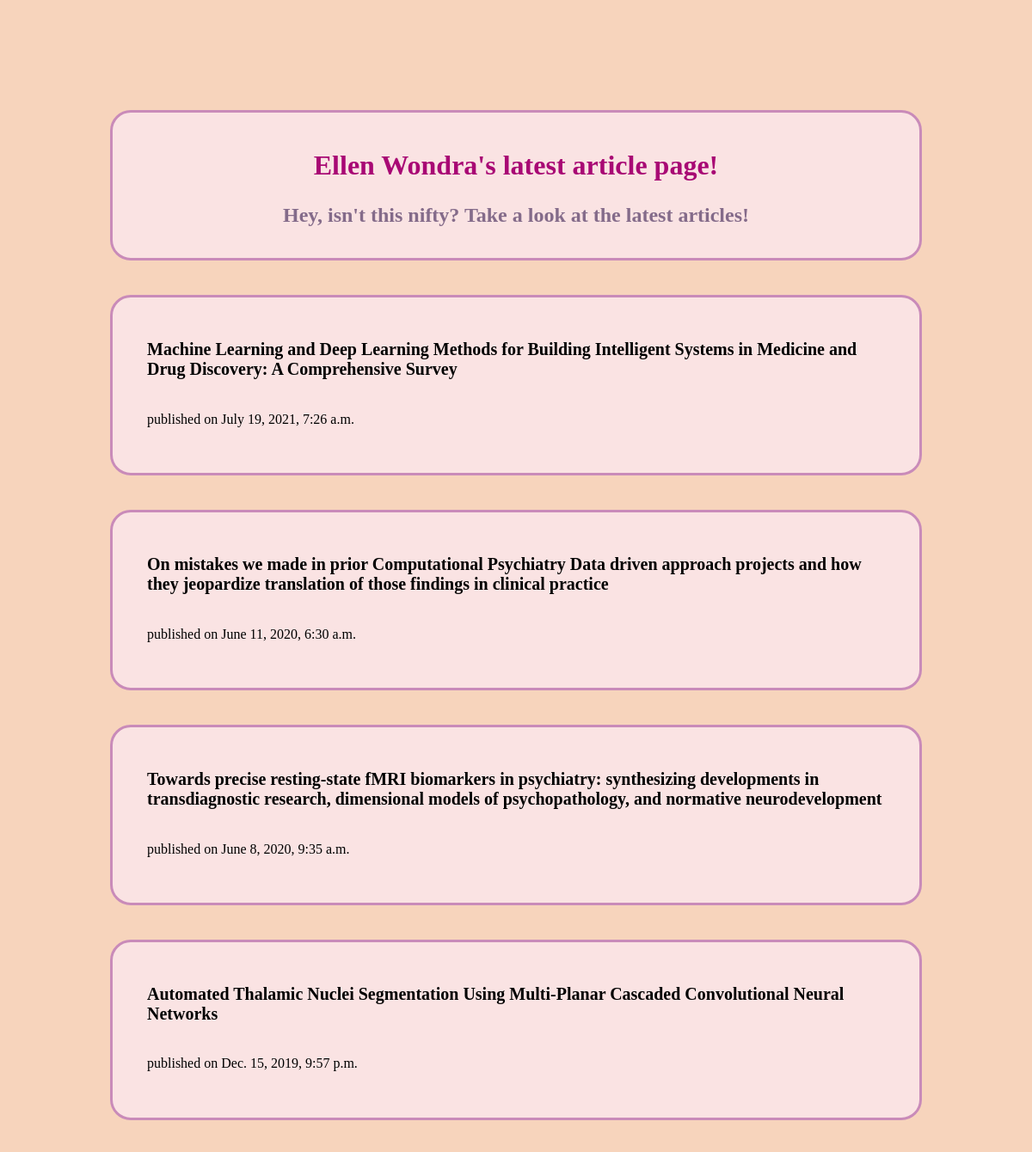
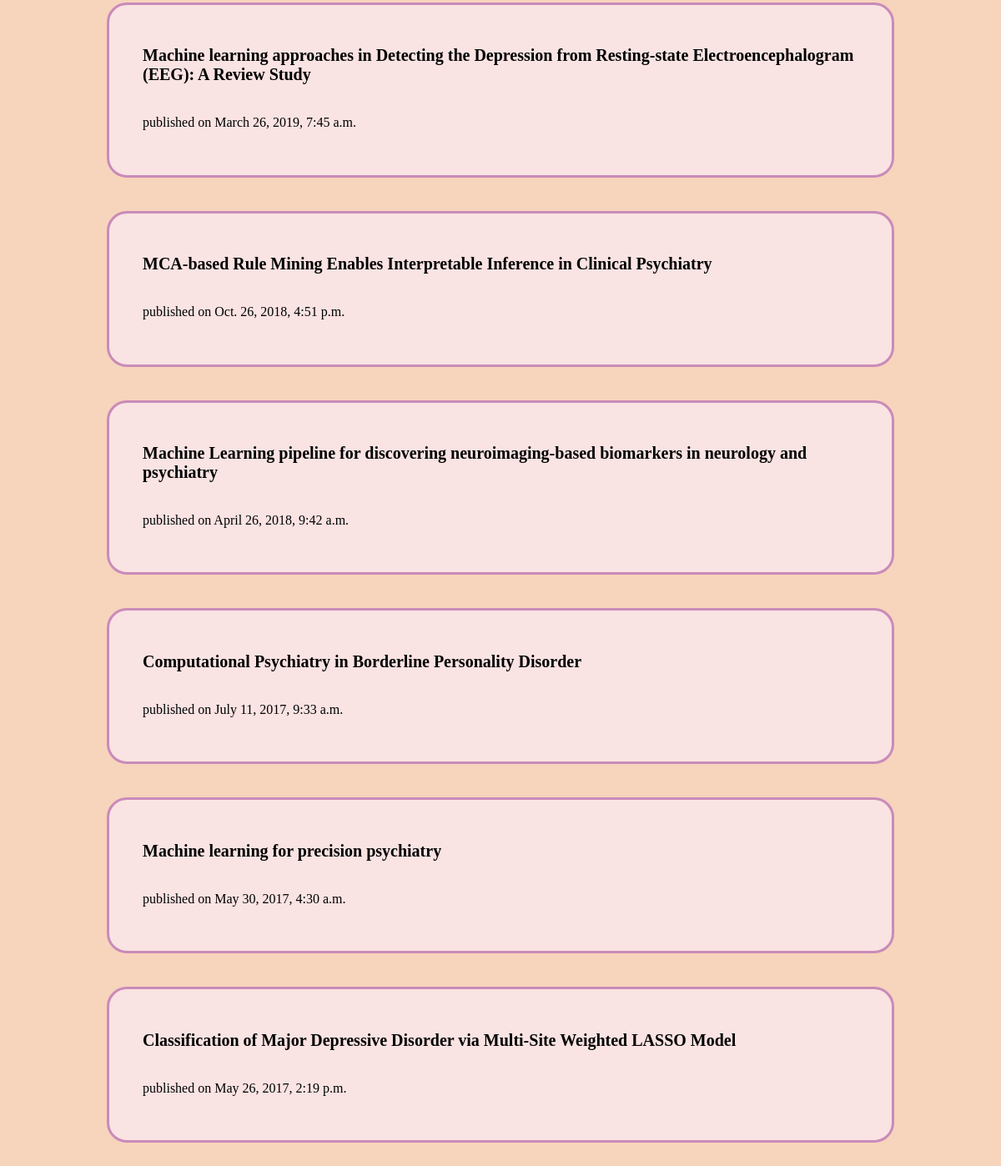
The page /latest/ on the database its author committed (2 pictures, top to bottom).
### references/models.py (models this page shows, shortened)
class Article(models.Model):
  name = models.CharField(max_length=200)
  publication_date = models.DateTimeField('date published')
  author = models.ForeignKey(Author, on_delete=models.CASCADE)
  @classmethod
  def get_latest(cls):
    ret = Article.objects.order_by('-publication_date')[:10]
    return ret

### references/views.py (the view)
# urls.py: path('latest/', views.latest, name="latest"),
def latest(request):
  s = Services
  s.run_query(s)
  template = loader.get_template('references/latest.html')
  return HttpResponse(template.render({'articles': Article.get_latest()}, request))

### references/services.py (called while the page is built, shortened)
  def build_query(self, search_query):
    url_root = "http://export.arxiv.org/api/query?search_query="
    return url_root + search_query

  def get_article_data(self):
    ret = []
    params = "all:psychiatry+OR+all:therapy+OR+all:data+science+OR+all:machine+learning"
    feed = feedparser.parse(self.build_query(self, params))
    for key in feed.entries:
      ret.append({
        'name': key.title,
        'publication_date': key.published, #not currently doing anything with "updated"
        'author': key.author
      })
    return ret

  def parse_data(self, data):
    ret = []
    return ret

  def run_query(self):
    data = self.parse_data(self, self.get_article_data(self))
    return data

### references/templates/references/latest.html
{% load static %}
<link rel="stylesheet" type="text/css" href="{% static 'references/style.css' %}">
<section>
  <h1>Ellen Wondra's latest article page!</h1>
  <h2>Hey, isn't this nifty? Take a look at the latest articles!</h2>
</section>
{% for article in articles %}
  <section>
    <h5>{{article.name}}</h5>
    <h6>published on {{article.publication_date}}</h6>
  </section>
{% endfor %}

### references/static/references/style.css (style rules this page uses)
section { background-color: #FAE3E3; border-radius: 24px; padding: 16px 40px; margin: 40px; border: 3px solid #C98BB9; }
h1, h2 { color: #A80874; font-size: 2em; text-align: center; }
h2 { color: #846B8A; font-size: 1.5em; }
h5 { font-size: 1.25em; }
h6 { font-size: 1em; font-weight: normal; }

### rows shown on the page
Article: name "Machine Learning and Deep Learning Methods for Building Intelligent Systems in Medicine and Drug Discovery: A Comprehensive Survey", publication_date "July 19, 2021, 7:26 a.m."
Article: name "On mistakes we made in prior Computational Psychiatry Data driven approach projects and how they jeopardize translation of those findings in clinical practice", publication_date "June 11, 2020, 6:30 a.m."
Article: name "Towards precise resting-state fMRI biomarkers in psychiatry: synthesizing developments in transdiagnostic research, dimensional models of psychopathology, and normative neurodevelopment", publication_date "June 8, 2020, 9:35 a.m."
Article: name "Automated Thalamic Nuclei Segmentation Using Multi-Planar Cascaded Convolutional Neural Networks", publication_date "Dec. 15, 2019, 9:57 p.m."
Article: name "Machine learning approaches in Detecting the Depression from Resting-state Electroencephalogram (EEG): A Review Study", publication_date "March 26, 2019, 7:45 a.m."
Article: name "MCA-based Rule Mining Enables Interpretable Inference in Clinical Psychiatry", publication_date "Oct. 26, 2018, 4:51 p.m."
Article: name "Machine Learning pipeline for discovering neuroimaging-based biomarkers in neurology and psychiatry", publication_date "April 26, 2018, 9:42 a.m."
Article: name "Computational Psychiatry in Borderline Personality Disorder", publication_date "July 11, 2017, 9:33 a.m."
Article: name "Machine learning for precision psychiatry", publication_date "May 30, 2017, 4:30 a.m."
Article: name "Classification of Major Depressive Disorder via Multi-Site Weighted LASSO Model", publication_date "May 26, 2017, 2:19 p.m."
